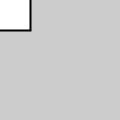
Frame 1 (no input)
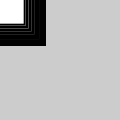
Frame 60 (the mouse pressed at the canvas centre just before this capture)
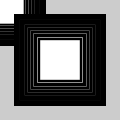
Frame 120 (the mouse held since frame 60 and released just before this capture)

The Processing sketch that drew these frames (run headless with seeded random() and noise(); from frame 60 on, the mouse is pressed at the canvas centre):

// Processing sketch: Ex_07_21
// ── Ex_07_21.pde
float angle = 0.0;

void setup() {
  size(120, 120);
  smooth();
}

void draw() {
  translate(mouseX, mouseY);
  scale(sin(angle) + 2);
  rect(-15, -15, 30, 30);
  angle += 0.1;
}
